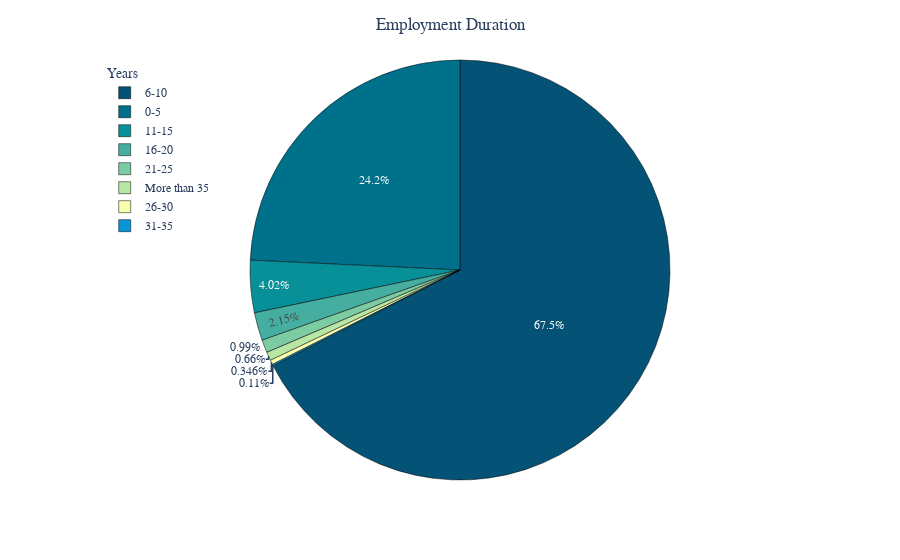

The code cell stored with this chart in its notebook:
### Code cell
employmentPie = px.pie(data_frame=projectedDataFrame, names=projectedDataFrame['duration'].value_counts().index, 
             values = projectedDataFrame['duration'].value_counts(),
             color_discrete_sequence=colorScheme,
             # height= 540,
             # width= 960)
             # hole=0.4)
             )

employmentPie.update_traces(textposition='auto', automargin= True, marker = {'line': {'width': 0.5, 'color': 'black'}})
employmentPie.update_layout(font= fontStyle, title= 'Employment Duration', title_x= 0.5, legend= dict(title_text= 'Years', x= -0.05))
employmentPie.show()

### Figure 1 — Plotly figure (JSON) as saved in the notebook; plotly's stock layout.template omitted (floating-point values rounded to 4 significant figures)
{"data": [{"automargin": true, "domain": {"x": [0, 1], "y": [0, 1]}, "hovertemplate": "label=%{label}<br>value=%{value}<extra></extra>", "labels": ["6-10", "0-5", "11-15", "16-20", "21-25", "More than 35", "26-30", "31-35"], "legendgroup": "", "marker": {"line": {"color": "black", "width": 0.5}}, "name": "", "showlegend": true, "textposition": "auto", "type": "pie", "values": [4293, 1543, 256, 137, 63, 42, 22, 7]}], "layout": {"autosize": true, "font": {"family": "Times New Roman"}, "legend": {"title": {"text": "Years"}, "tracegroupgap": 0, "x": -0.05, "y": 1}, "margin": {"t": 60}, "piecolorway": ["rgb(4, 82, 117)", "rgb(0, 113, 139)", "rgb(8, 144, 153)", "rgb(70, 174, 160)", "rgb(124, 203, 162)", "rgb(183, 230, 165)", "rgb(247, 254, 174)"], "title": {"text": "Employment Duration", "x": 0.5}}}
